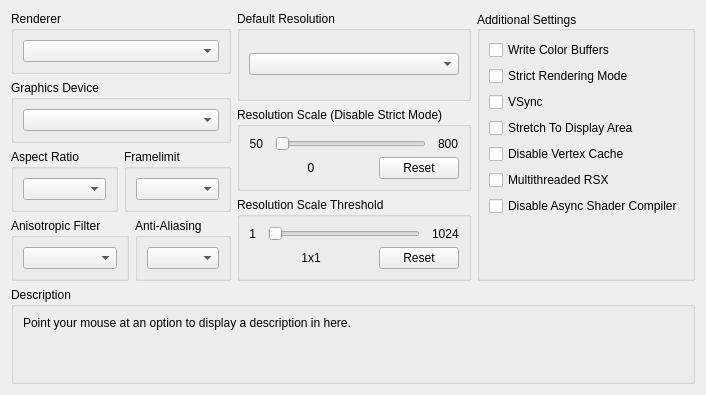
     <widget class="QWidget" name="gpuTab">
      <attribute name="title">
       <string>GPU</string>
      </attribute>
      <layout class="QVBoxLayout" name="gpuTab_layout">
       <item>
        <layout class="QHBoxLayout" name="gpuTabLayout" stretch="1,1,1">
         <item>
          <layout class="QVBoxLayout" name="gpuTabLayoutLeft">
           <item>
            <widget class="QGroupBox" name="gb_renderer">
             <property name="title">
              <string>Renderer</string>
             </property>
             <layout class="QVBoxLayout" name="gb_renderer_layout">
              <item>
               <widget class="QComboBox" name="renderBox"/>
              </item>
             </layout>
            </widget>
           </item>
           <item>
            <widget class="QGroupBox" name="gb_graphicsAdapter">
             <property name="title">
              <string>Graphics Device</string>
             </property>
             <layout class="QVBoxLayout" name="gb_graphicsAdapter_layout">
              <item>
               <widget class="QComboBox" name="graphicsAdapterBox"/>
              </item>
             </layout>
            </widget>
           </item>
           <item>
            <widget class="QWidget" name="widget_gpu_top" native="true">
             <layout class="QHBoxLayout" name="widget_gpu_top_layout" stretch="1,1">
              <property name="leftMargin">
               <number>0</number>
              </property>
              <property name="topMargin">
               <number>0</number>
              </property>
              <property name="rightMargin">
               <number>0</number>
              </property>
              <property name="bottomMargin">
               <number>0</number>
              </property>
              <item>
               <widget class="QGroupBox" name="gb_aspectRatio">
                <property name="title">
                 <string>Aspect Ratio</string>
                </property>
                <layout class="QVBoxLayout" name="gb_aspectRatio_layout">
                 <item>
                  <widget class="QComboBox" name="aspectBox"/>
                 </item>
                </layout>
               </widget>
              </item>
              <item>
               <widget class="QGroupBox" name="gb_frameLimit">
                <property name="title">
                 <string>Framelimit</string>
                </property>
                <layout class="QVBoxLayout" name="gb_frameLimit_layout">
                 <item>
                  <widget class="QComboBox" name="frameLimitBox"/>
                 </item>
                </layout>
               </widget>
              </item>
             </layout>
            </widget>
           </item>
           <item>
            <widget class="QWidget" name="widget_gpu_bottom" native="true">
             <layout class="QHBoxLayout" name="widget_gpu_bottom_layout" stretch="1,1">
              <property name="leftMargin">
               <number>0</number>
              </property>
              <property name="topMargin">
               <number>0</number>
              </property>
              <property name="rightMargin">
               <number>0</number>
              </property>
              <property name="bottomMargin">
               <number>0</number>
              </property>
              <item>
               <widget class="QGroupBox" name="gb_anisotropicFilter">
                <property name="title">
                 <string>Anisotropic Filter</string>
                </property>
                <layout class="QVBoxLayout" name="gb_anisotropicFilter_layout">
                 <item>
                  <widget class="QComboBox" name="anisotropicFilterOverride"/>
                 </item>
                </layout>
               </widget>
              </item>
              <item>
               <widget class="QGroupBox" name="gb_antiAliasing">
                <property name="title">
                 <string>Anti-Aliasing</string>
                </property>
                <layout class="QVBoxLayout" name="gb_antiAliasing_layout">
                 <item>
                  <widget class="QComboBox" name="antiAliasing"/>
                 </item>
                </layout>
               </widget>
              </item>
             </layout>
            </widget>
           </item>
          </layout>
         </item>
         <item>
          <layout class="QVBoxLayout" name="gpuTabLayoutMiddle">
           <item>
            <widget class="QGroupBox" name="gb_default_resolution">
             <property name="title">
              <string>Default Resolution</string>
             </property>
             <layout class="QVBoxLayout" name="gb_default_resolution_layout">
              <item>
               <widget class="QComboBox" name="resBox"/>
              </item>
             </layout>
            </widget>
           </item>
           <item>
            <layout class="QVBoxLayout" name="layout_resolution_scale">
             <property name="spacing">
              <number>6</number>
             </property>
             <property name="leftMargin">
              <number>0</number>
             </property>
             <item>
              <widget class="QGroupBox" name="gb_resolutionScale">
               <property name="title">
                <string>Resolution Scale (Disable Strict Mode)</string>
               </property>
               <layout class="QVBoxLayout" name="gb_resolutionScale_layout">
                <item>
                 <widget class="QWidget" name="resolutionScaleLayoutTop" native="true">
                  <layout class="QHBoxLayout" name="horizontalLayout_23" stretch="0,1,0">
                   <property name="spacing">
                    <number>12</number>
                   </property>
                   <property name="leftMargin">
                    <number>0</number>
                   </property>
                   <property name="topMargin">
                    <number>0</number>
                   </property>
                   <property name="rightMargin">
                    <number>0</number>
                   </property>
                   <property name="bottomMargin">
                    <number>0</number>
                   </property>
                   <item>
                    <widget class="QLabel" name="resolutionScaleMin">
                     <property name="text">
                      <string>50</string>
                     </property>
                     <property name="alignment">
                      <set>Qt::AlignRight|Qt::AlignTrailing|Qt::AlignVCenter</set>
                     </property>
                    </widget>
                   </item>
                   <item>
                    <widget class="QSlider" name="resolutionScale">
                     <property name="orientation">
                      <enum>Qt::Horizontal</enum>
                     </property>
                    </widget>
                   </item>
                   <item>
                    <widget class="QLabel" name="resolutionScaleMax">
                     <property name="text">
                      <string>800</string>
                     </property>
                    </widget>
                   </item>
                  </layout>
                 </widget>
                </item>
                <item>
                 <layout class="QHBoxLayout" name="resolutionScaleLayoutBottom" stretch="1,0">
                  <item>
                   <widget class="QLabel" name="resolutionScaleVal">
                    <property name="text">
                     <string>0</string>
                    </property>
                    <property name="alignment">
                     <set>Qt::AlignCenter</set>
                    </property>
                   </widget>
                  </item>
                  <item>
                   <widget class="QPushButton" name="resolutionScaleReset">
                    <property name="text">
                     <string>Reset</string>
                    </property>
                   </widget>
                  </item>
                 </layout>
                </item>
               </layout>
              </widget>
             </item>
             <item>
              <widget class="QGroupBox" name="gb_minimumScalableDimension">
               <property name="title">
                <string>Resolution Scale Threshold</string>
               </property>
               <layout class="QVBoxLayout" name="gb_minimumScalableDimension_layout">
                <item>
                 <layout class="QHBoxLayout" name="minimumScalableDimensionLayoutTop" stretch="0,1,0">
                  <property name="spacing">
                   <number>12</number>
                  </property>
                  <item>
                   <widget class="QLabel" name="minimumScalableDimensionMin">
                    <property name="text">
                     <string>1</string>
                    </property>
                    <property name="alignment">
                     <set>Qt::AlignRight|Qt::AlignTrailing|Qt::AlignVCenter</set>
                    </property>
                   </widget>
                  </item>
                  <item>
                   <widget class="QSlider" name="minimumScalableDimension">
                    <property name="orientation">
                     <enum>Qt::Horizontal</enum>
                    </property>
                   </widget>
                  </item>
                  <item>
                   <widget class="QLabel" name="minimumScalableDimensionMax">
                    <property name="text">
                     <string>1024</string>
                    </property>
                   </widget>
                  </item>
                 </layout>
                </item>
                <item>
                 <layout class="QHBoxLayout" name="minimumScalableDimensionLayoutBottom" stretch="1,0">
                  <item>
                   <widget class="QLabel" name="minimumScalableDimensionVal">
                    <property name="text">
                     <string>1x1</string>
                    </property>
                    <property name="alignment">
                     <set>Qt::AlignCenter</set>
                    </property>
                   </widget>
                  </item>
                  <item>
                   <widget class="QPushButton" name="minimumScalableDimensionReset">
                    <property name="text">
                     <string>Reset</string>
                    </property>
                   </widget>
                  </item>
                 </layout>
                </item>
               </layout>
              </widget>
             </item>
            </layout>
           </item>
          </layout>
         </item>
         <item>
          <widget class="QGroupBox" name="gb_additional_settings">
           <property name="sizePolicy">
            <sizepolicy hsizetype="Preferred" vsizetype="Preferred">
             <horstretch>0</horstretch>
             <verstretch>0</verstretch>
            </sizepolicy>
           </property>
           <property name="title">
            <string>Additional Settings</string>
           </property>
           <property name="alignment">
            <set>Qt::AlignLeading|Qt::AlignLeft|Qt::AlignVCenter</set>
           </property>
           <layout class="QVBoxLayout" name="gb_additional_settings_layout">
            <item>
             <widget class="QCheckBox" name="dumpColor">
              <property name="text">
               <string>Write Color Buffers</string>
              </property>
             </widget>
            </item>
            <item>
             <widget class="QCheckBox" name="scrictModeRendering">
              <property name="text">
               <string>Strict Rendering Mode</string>
              </property>
             </widget>
            </item>
            <item>
             <widget class="QCheckBox" name="vsync">
              <property name="text">
               <string>VSync</string>
              </property>
             </widget>
            </item>
            <item>
             <widget class="QCheckBox" name="stretchToDisplayArea">
              <property name="text">
               <string>Stretch To Display Area</string>
              </property>
             </widget>
            </item>
            <item>
             <widget class="QCheckBox" name="disableVertexCache">
              <property name="text">
               <string>Disable Vertex Cache</string>
              </property>
             </widget>
            </item>
            <item>
             <widget class="QCheckBox" name="multithreadedRSX">
              <property name="text">
               <string>Multithreaded RSX</string>
              </property>
             </widget>
            </item>
            <item>
             <widget class="QCheckBox" name="disableAsyncShaders">
              <property name="text">
               <string>Disable Async Shader Compiler</string>
              </property>
             </widget>
            </item>
            <item>
             <spacer name="additional_settings_spacer">
              <property name="orientation">
               <enum>Qt::Vertical</enum>
              </property>
              <property name="sizeType">
               <enum>QSizePolicy::MinimumExpanding</enum>
              </property>
              <property name="sizeHint" stdset="0">
               <size>
                <width>0</width>
                <height>0</height>
               </size>
              </property>
             </spacer>
            </item>
           </layout>
          </widget>
         </item>
        </layout>
       </item>
       <item>
        <spacer name="gpuTabSpacer">
         <property name="orientation">
          <enum>Qt::Vertical</enum>
         </property>
         <property name="sizeType">
          <enum>QSizePolicy::MinimumExpanding</enum>
         </property>
         <property name="sizeHint" stdset="0">
          <size>
           <width>0</width>
           <height>0</height>
          </size>
         </property>
        </spacer>
       </item>
       <item>
        <widget class="QGroupBox" name="gb_description_gpu">
         <property name="title">
          <string>Description</string>
         </property>
         <layout class="QHBoxLayout" name="gb_description_gpu_layout">
          <item>
           <widget class="QLabel" name="description_gpu">
            <property name="text">
             <string>Point your mouse at an option to display a description in here.


</string>
            </property>
            <property name="textFormat">
             <enum>Qt::PlainText</enum>
            </property>
            <property name="alignment">
             <set>Qt::AlignLeading|Qt::AlignLeft|Qt::AlignTop</set>
            </property>
            <property name="wordWrap">
             <bool>true</bool>
            </property>
           </widget>
          </item>
         </layout>
        </widget>
       </item>
      </layout>
     </widget>
